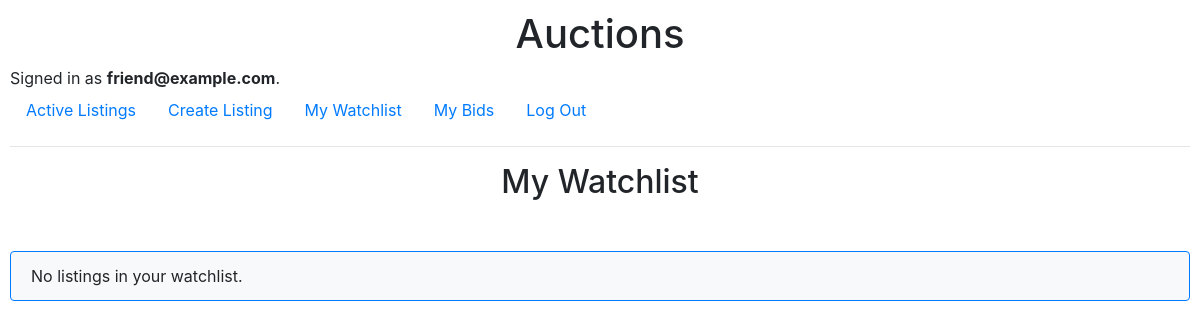
/watchlist (signed in), run on an earlier commit of the app's database.
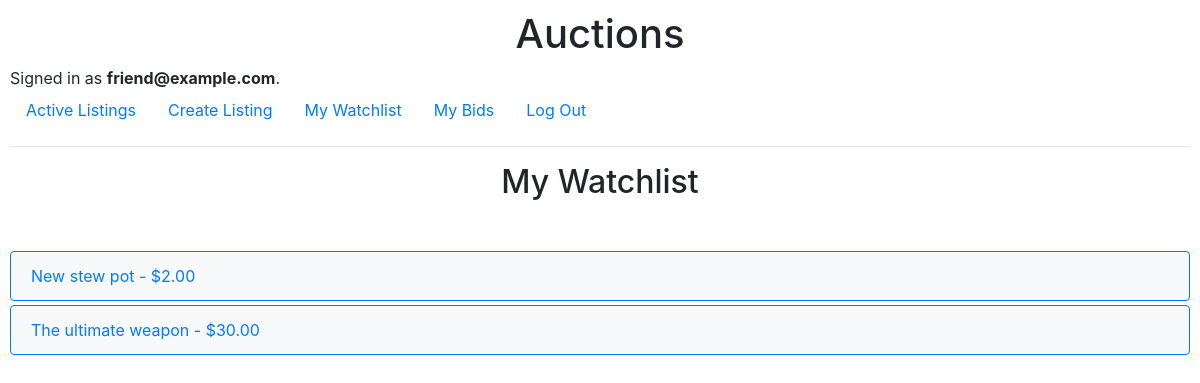
And on a later commit of the database.
### auctions/models.py (models this page shows)
class Listing(models.Model):
    title = models.CharField(max_length=64, default="")
    description = models.TextField(blank=True, default="")
    starting_bid = models.DecimalField(
        max_digits=10, decimal_places=2, default=0, verbose_name="Starting bid: ($US)"
    )
    image_url = models.URLField(default="")
    category = models.CharField(max_length=64, default="")
    active = models.BooleanField(default=True)
    creator = models.ForeignKey(
        User,
        on_delete=models.CASCADE,
        blank=True,
        null=True,
        related_name="listings",
    )
    deadline = models.DateTimeField(default=get_default_deadline)

### auctions/views.py (the view)
# urls.py: path("watchlist", views.watchlist, name="watchlist"),
@login_required
def watchlist(request):
    if request.user.is_authenticated:
        watchlist = Watchlist.objects.filter(user=request.user).first()
        if watchlist:
            listings = watchlist.listings.all()
        else:
            listings = []
    else:
        listings = []
    return render(request, "auctions/watchlist.html", {"listings": listings})

### auctions/templates/auctions/watchlist.html
{% extends "auctions/layout.html" %}
{% block body %}
  <h2>My Watchlist</h2>
  <ul class="list-group">
    {% for listing in listings %}
      <a href="{% url 'listing' listing.id %}">
        <li class="list-group-item d-flex justify-content-between align-items-center mb-1">
          {{ listing.title }} - ${{ listing.starting_bid }}
        </li>
      </a>
    {% empty %}
      <li class="list-group-item">No listings in your watchlist.</li>
    {% endfor %}
  </ul>
{% endblock %}

What changed in the data, as far as the page shows it:
now on this page (row edited): Listing: title "New stew pot", starting_bid "2.00"
now on this page (row edited): Listing: title "The ultimate weapon", starting_bid "30.00"
Also different on the page:
text no longer shown: "No listings in your watchlist."
